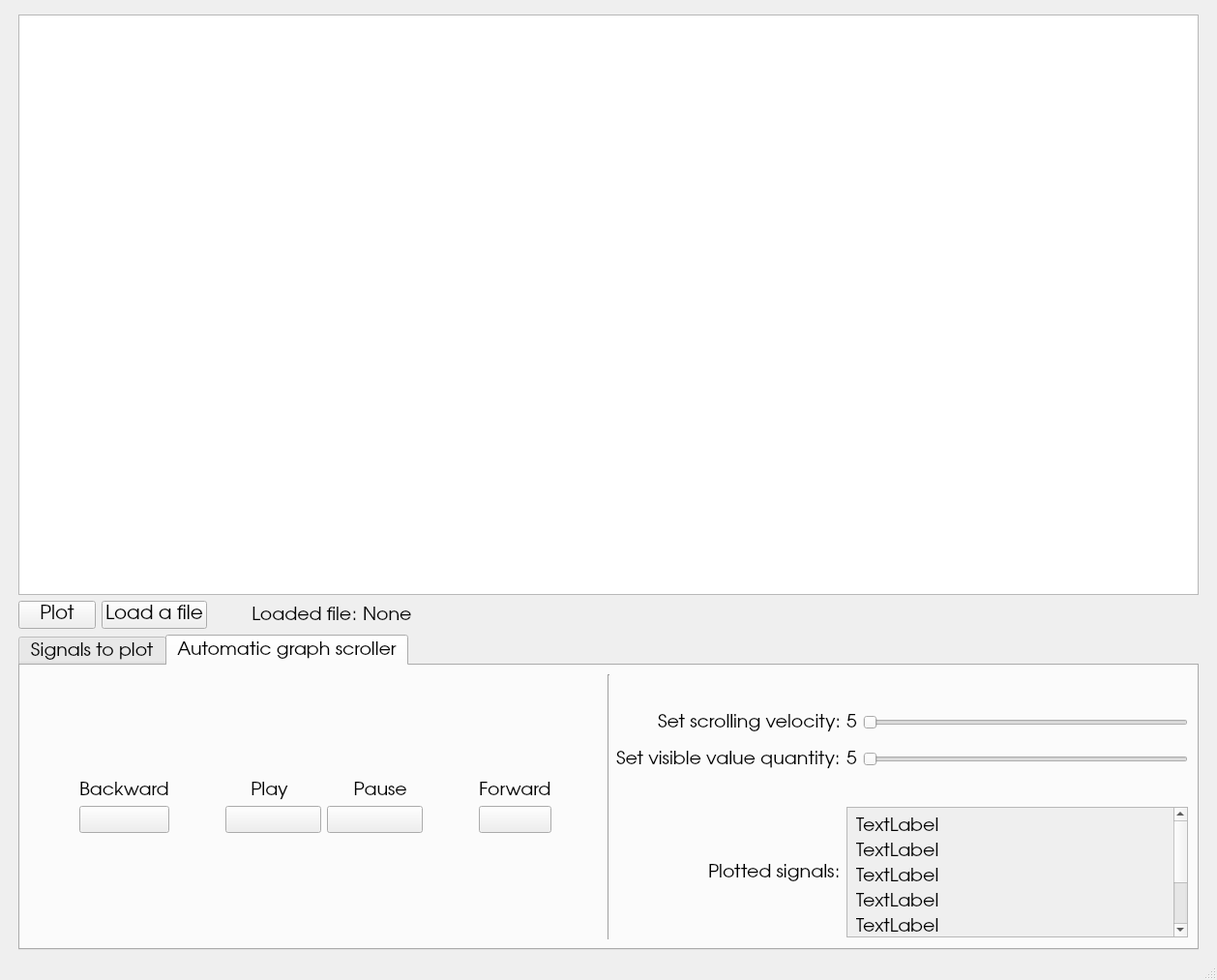
<?xml version="1.0" encoding="UTF-8"?>
<ui version="4.0">
 <class>MainWindow</class>
 <widget class="QMainWindow" name="MainWindow">
  <property name="geometry">
   <rect>
    <x>0</x>
    <y>0</y>
    <width>1258</width>
    <height>1013</height>
   </rect>
  </property>
  <property name="windowTitle">
   <string>MainWindow</string>
  </property>
  <widget class="QWidget" name="centralwidget">
   <layout class="QGridLayout" name="gridLayout">
    <item row="2" column="1">
     <layout class="QHBoxLayout" name="horizontalLayout">
      <item>
       <widget class="QPushButton" name="plot_button">
        <property name="font">
         <font>
          <family>URW Gothic</family>
          <pointsize>15</pointsize>
         </font>
        </property>
        <property name="text">
         <string>Plot</string>
        </property>
       </widget>
      </item>
      <item>
       <widget class="QPushButton" name="load_file_button">
        <property name="font">
         <font>
          <family>URW Gothic</family>
          <pointsize>15</pointsize>
         </font>
        </property>
        <property name="text">
         <string>Load a file</string>
        </property>
       </widget>
      </item>
      <item>
       <spacer name="horizontalSpacer_4">
        <property name="orientation">
         <enum>Qt::Horizontal</enum>
        </property>
        <property name="sizeType">
         <enum>QSizePolicy::Maximum</enum>
        </property>
        <property name="sizeHint" stdset="0">
         <size>
          <width>40</width>
          <height>20</height>
         </size>
        </property>
       </spacer>
      </item>
      <item>
       <widget class="QLabel" name="label">
        <property name="font">
         <font>
          <family>URW Gothic</family>
          <pointsize>14</pointsize>
         </font>
        </property>
        <property name="text">
         <string>Loaded file:</string>
        </property>
        <property name="alignment">
         <set>Qt::AlignRight|Qt::AlignTrailing|Qt::AlignVCenter</set>
        </property>
       </widget>
      </item>
      <item>
       <widget class="QLabel" name="loaded_file_name">
        <property name="font">
         <font>
          <family>URW Gothic</family>
          <pointsize>14</pointsize>
         </font>
        </property>
        <property name="text">
         <string>None</string>
        </property>
       </widget>
      </item>
      <item>
       <spacer name="horizontalSpacer_3">
        <property name="orientation">
         <enum>Qt::Horizontal</enum>
        </property>
        <property name="sizeHint" stdset="0">
         <size>
          <width>40</width>
          <height>20</height>
         </size>
        </property>
       </spacer>
      </item>
     </layout>
    </item>
    <item row="1" column="2">
     <spacer name="horizontalSpacer_11">
      <property name="orientation">
       <enum>Qt::Horizontal</enum>
      </property>
      <property name="sizeType">
       <enum>QSizePolicy::Minimum</enum>
      </property>
      <property name="sizeHint" stdset="0">
       <size>
        <width>10</width>
        <height>19</height>
       </size>
      </property>
     </spacer>
    </item>
    <item row="0" column="1">
     <spacer name="verticalSpacer_9">
      <property name="orientation">
       <enum>Qt::Vertical</enum>
      </property>
      <property name="sizeType">
       <enum>QSizePolicy::Minimum</enum>
      </property>
      <property name="sizeHint" stdset="0">
       <size>
        <width>20</width>
        <height>6</height>
       </size>
      </property>
     </spacer>
    </item>
    <item row="3" column="1">
     <widget class="QTabWidget" name="tabWidget">
      <property name="minimumSize">
       <size>
        <width>1064</width>
        <height>255</height>
       </size>
      </property>
      <property name="font">
       <font>
        <family>URW Gothic</family>
        <pointsize>14</pointsize>
       </font>
      </property>
      <property name="toolTip">
       <string>&lt;html&gt;&lt;head/&gt;&lt;body&gt;&lt;p&gt;&lt;br/&gt;&lt;/p&gt;&lt;/body&gt;&lt;/html&gt;</string>
      </property>
      <property name="currentIndex">
       <number>1</number>
      </property>
      <widget class="QWidget" name="tab">
       <property name="font">
        <font>
         <family>URW Gothic</family>
         <pointsize>12</pointsize>
         <weight>50</weight>
         <italic>false</italic>
         <bold>false</bold>
         <underline>false</underline>
         <stylestrategy>PreferDefault</stylestrategy>
         <kerning>true</kerning>
        </font>
       </property>
       <attribute name="title">
        <string>Signals to plot</string>
       </attribute>
       <widget class="QWidget" name="layoutWidget">
        <property name="geometry">
         <rect>
          <x>10</x>
          <y>10</y>
          <width>1041</width>
          <height>203</height>
         </rect>
        </property>
        <layout class="QGridLayout" name="gridLayout_2">
         <item row="4" column="7" alignment="Qt::AlignHCenter">
          <widget class="QCheckBox" name="checkBox_7">
           <property name="text">
            <string>Signal7</string>
           </property>
          </widget>
         </item>
         <item row="1" column="2" alignment="Qt::AlignHCenter|Qt::AlignBottom">
          <widget class="QLabel" name="label_4">
           <property name="text">
            <string>Column:</string>
           </property>
          </widget>
         </item>
         <item row="1" column="4">
          <spacer name="horizontalSpacer_5">
           <property name="orientation">
            <enum>Qt::Horizontal</enum>
           </property>
           <property name="sizeType">
            <enum>QSizePolicy::Maximum</enum>
           </property>
           <property name="sizeHint" stdset="0">
            <size>
             <width>82</width>
             <height>20</height>
            </size>
           </property>
          </spacer>
         </item>
         <item row="5" column="11">
          <widget class="QCheckBox" name="checkBox_9">
           <property name="text">
            <string>Show/Hide all available</string>
           </property>
          </widget>
         </item>
         <item row="4" column="9">
          <widget class="QFrame" name="frame_7">
           <property name="minimumSize">
            <size>
             <width>30</width>
             <height>30</height>
            </size>
           </property>
           <property name="styleSheet">
            <string notr="true">background-color: rgb(14, 255, 0);</string>
           </property>
           <property name="frameShape">
            <enum>QFrame::StyledPanel</enum>
           </property>
           <property name="frameShadow">
            <enum>QFrame::Raised</enum>
           </property>
          </widget>
         </item>
         <item row="3" column="0" alignment="Qt::AlignHCenter">
          <widget class="QCheckBox" name="checkBox_2">
           <property name="text">
            <string>Signal2</string>
           </property>
          </widget>
         </item>
         <item row="3" column="8">
          <widget class="QComboBox" name="comboBox_6"/>
         </item>
         <item row="2" column="7" alignment="Qt::AlignHCenter">
          <widget class="QCheckBox" name="checkBox_5">
           <property name="text">
            <string>Signal5</string>
           </property>
          </widget>
         </item>
         <item row="1" column="0" alignment="Qt::AlignHCenter|Qt::AlignBottom">
          <widget class="QLabel" name="label_3">
           <property name="text">
            <string>Show/Hidden:</string>
           </property>
          </widget>
         </item>
         <item row="5" column="3">
          <widget class="QFrame" name="frame_4">
           <property name="minimumSize">
            <size>
             <width>30</width>
             <height>30</height>
            </size>
           </property>
           <property name="styleSheet">
            <string notr="true">background-color: rgb(246, 211, 45);</string>
           </property>
           <property name="frameShape">
            <enum>QFrame::StyledPanel</enum>
           </property>
           <property name="frameShadow">
            <enum>QFrame::Raised</enum>
           </property>
          </widget>
         </item>
         <item row="4" column="0" alignment="Qt::AlignHCenter">
          <widget class="QCheckBox" name="checkBox_3">
           <property name="text">
            <string>Signal3</string>
           </property>
          </widget>
         </item>
         <item row="2" column="3">
          <widget class="QFrame" name="frame">
           <property name="minimumSize">
            <size>
             <width>30</width>
             <height>30</height>
            </size>
           </property>
           <property name="styleSheet">
            <string notr="true">background-color: rgb(224, 27, 36);</string>
           </property>
           <property name="frameShape">
            <enum>QFrame::StyledPanel</enum>
           </property>
           <property name="frameShadow">
            <enum>QFrame::Raised</enum>
           </property>
          </widget>
         </item>
         <item row="1" column="7" alignment="Qt::AlignBottom">
          <widget class="QLabel" name="label_5">
           <property name="text">
            <string>Show/Hidden:</string>
           </property>
          </widget>
         </item>
         <item row="4" column="3">
          <widget class="QFrame" name="frame_3">
           <property name="minimumSize">
            <size>
             <width>30</width>
             <height>30</height>
            </size>
           </property>
           <property name="styleSheet">
            <string notr="true">background-color: rgb(38, 162, 105);</string>
           </property>
           <property name="frameShape">
            <enum>QFrame::StyledPanel</enum>
           </property>
           <property name="frameShadow">
            <enum>QFrame::Raised</enum>
           </property>
          </widget>
         </item>
         <item row="4" column="8">
          <widget class="QComboBox" name="comboBox_7"/>
         </item>
         <item row="5" column="8">
          <widget class="QComboBox" name="comboBox_8"/>
         </item>
         <item row="5" column="7" alignment="Qt::AlignHCenter">
          <widget class="QCheckBox" name="checkBox_8">
           <property name="text">
            <string>Signal8</string>
           </property>
          </widget>
         </item>
         <item row="5" column="10">
          <spacer name="horizontalSpacer_6">
           <property name="orientation">
            <enum>Qt::Horizontal</enum>
           </property>
           <property name="sizeHint" stdset="0">
            <size>
             <width>40</width>
             <height>20</height>
            </size>
           </property>
          </spacer>
         </item>
         <item row="1" column="9">
          <spacer name="verticalSpacer">
           <property name="orientation">
            <enum>Qt::Vertical</enum>
           </property>
           <property name="sizeType">
            <enum>QSizePolicy::Maximum</enum>
           </property>
           <property name="sizeHint" stdset="0">
            <size>
             <width>20</width>
             <height>20</height>
            </size>
           </property>
          </spacer>
         </item>
         <item row="3" column="7" alignment="Qt::AlignHCenter">
          <widget class="QCheckBox" name="checkBox_6">
           <property name="text">
            <string>Signal6</string>
           </property>
          </widget>
         </item>
         <item row="2" column="9">
          <widget class="QFrame" name="frame_5">
           <property name="minimumSize">
            <size>
             <width>30</width>
             <height>30</height>
            </size>
           </property>
           <property name="styleSheet">
            <string notr="true">background-color: rgb(255, 120, 0);</string>
           </property>
           <property name="frameShape">
            <enum>QFrame::StyledPanel</enum>
           </property>
           <property name="frameShadow">
            <enum>QFrame::Raised</enum>
           </property>
          </widget>
         </item>
         <item row="2" column="8">
          <widget class="QComboBox" name="comboBox_5"/>
         </item>
         <item row="5" column="2">
          <widget class="QComboBox" name="comboBox_4"/>
         </item>
         <item row="2" column="0" alignment="Qt::AlignHCenter">
          <widget class="QCheckBox" name="checkBox">
           <property name="text">
            <string>Signal1</string>
           </property>
          </widget>
         </item>
         <item row="3" column="9">
          <widget class="QFrame" name="frame_6">
           <property name="minimumSize">
            <size>
             <width>30</width>
             <height>30</height>
            </size>
           </property>
           <property name="styleSheet">
            <string notr="true">background-color: rgb(145, 65, 172);</string>
           </property>
           <property name="frameShape">
            <enum>QFrame::StyledPanel</enum>
           </property>
           <property name="frameShadow">
            <enum>QFrame::Raised</enum>
           </property>
          </widget>
         </item>
         <item row="2" column="5">
          <spacer name="horizontalSpacer">
           <property name="orientation">
            <enum>Qt::Horizontal</enum>
           </property>
           <property name="sizeType">
            <enum>QSizePolicy::Ignored</enum>
           </property>
           <property name="sizeHint" stdset="0">
            <size>
             <width>40</width>
             <height>20</height>
            </size>
           </property>
          </spacer>
         </item>
         <item row="2" column="2">
          <widget class="QComboBox" name="comboBox"/>
         </item>
         <item row="5" column="0" alignment="Qt::AlignHCenter">
          <widget class="QCheckBox" name="checkBox_4">
           <property name="text">
            <string>Signal4</string>
           </property>
          </widget>
         </item>
         <item row="5" column="9">
          <widget class="QFrame" name="frame_8">
           <property name="minimumSize">
            <size>
             <width>30</width>
             <height>30</height>
            </size>
           </property>
           <property name="styleSheet">
            <string notr="true">background-color: rgb(71, 195, 167);</string>
           </property>
           <property name="frameShape">
            <enum>QFrame::StyledPanel</enum>
           </property>
           <property name="frameShadow">
            <enum>QFrame::Raised</enum>
           </property>
          </widget>
         </item>
         <item row="3" column="3">
          <widget class="QFrame" name="frame_2">
           <property name="minimumSize">
            <size>
             <width>30</width>
             <height>30</height>
            </size>
           </property>
           <property name="styleSheet">
            <string notr="true">background-color: rgb(26, 95, 180);</string>
           </property>
           <property name="frameShape">
            <enum>QFrame::StyledPanel</enum>
           </property>
           <property name="frameShadow">
            <enum>QFrame::Raised</enum>
           </property>
          </widget>
         </item>
         <item row="1" column="8" alignment="Qt::AlignHCenter|Qt::AlignBottom">
          <widget class="QLabel" name="label_6">
           <property name="text">
            <string>Column:</string>
           </property>
          </widget>
         </item>
         <item row="3" column="2">
          <widget class="QComboBox" name="comboBox_2"/>
         </item>
         <item row="4" column="2">
          <widget class="QComboBox" name="comboBox_3"/>
         </item>
         <item row="5" column="12">
          <spacer name="horizontalSpacer_2">
           <property name="orientation">
            <enum>Qt::Horizontal</enum>
           </property>
           <property name="sizeHint" stdset="0">
            <size>
             <width>40</width>
             <height>20</height>
            </size>
           </property>
          </spacer>
         </item>
        </layout>
       </widget>
      </widget>
      <widget class="QWidget" name="tab_2">
       <attribute name="title">
        <string>Automatic graph scroller</string>
       </attribute>
       <layout class="QGridLayout" name="gridLayout_4">
        <item row="0" column="2">
         <layout class="QGridLayout" name="gridLayout_5">
          <item row="1" column="3">
           <layout class="QHBoxLayout" name="horizontalLayout_4">
            <item alignment="Qt::AlignHCenter">
             <widget class="QLabel" name="label_31">
              <property name="text">
               <string>5</string>
              </property>
             </widget>
            </item>
            <item>
             <widget class="QSlider" name="horizontalSlider_4">
              <property name="orientation">
               <enum>Qt::Horizontal</enum>
              </property>
             </widget>
            </item>
           </layout>
          </item>
          <item row="5" column="2">
           <spacer name="verticalSpacer_7">
            <property name="orientation">
             <enum>Qt::Vertical</enum>
            </property>
            <property name="sizeType">
             <enum>QSizePolicy::Minimum</enum>
            </property>
            <property name="sizeHint" stdset="0">
             <size>
              <width>20</width>
              <height>33</height>
             </size>
            </property>
           </spacer>
          </item>
          <item row="4" column="3">
           <layout class="QHBoxLayout" name="horizontalLayout_2">
            <item alignment="Qt::AlignHCenter">
             <widget class="QLabel" name="label_12">
              <property name="text">
               <string>5</string>
              </property>
             </widget>
            </item>
            <item>
             <widget class="QSlider" name="horizontalSlider_3">
              <property name="orientation">
               <enum>Qt::Horizontal</enum>
              </property>
             </widget>
            </item>
           </layout>
          </item>
          <item row="2" column="2">
           <spacer name="verticalSpacer_5">
            <property name="orientation">
             <enum>Qt::Vertical</enum>
            </property>
            <property name="sizeHint" stdset="0">
             <size>
              <width>20</width>
              <height>40</height>
             </size>
            </property>
           </spacer>
          </item>
          <item row="7" column="2">
           <spacer name="verticalSpacer_6">
            <property name="orientation">
             <enum>Qt::Vertical</enum>
            </property>
            <property name="sizeHint" stdset="0">
             <size>
              <width>20</width>
              <height>40</height>
             </size>
            </property>
           </spacer>
          </item>
          <item row="6" column="3">
           <widget class="QScrollArea" name="scrollArea">
            <property name="widgetResizable">
             <bool>true</bool>
            </property>
            <widget class="QWidget" name="scrollAreaWidgetContents_2">
             <property name="geometry">
              <rect>
               <x>0</x>
               <y>0</y>
               <width>329</width>
               <height>222</height>
              </rect>
             </property>
             <layout class="QGridLayout" name="gridLayout_7">
              <item row="0" column="0">
               <layout class="QVBoxLayout" name="verticalLayout_3">
                <item>
                 <widget class="QLabel" name="label_21">
                  <property name="text">
                   <string>TextLabel</string>
                  </property>
                 </widget>
                </item>
                <item>
                 <widget class="QLabel" name="label_22">
                  <property name="text">
                   <string>TextLabel</string>
                  </property>
                 </widget>
                </item>
                <item>
                 <widget class="QLabel" name="label_23">
                  <property name="text">
                   <string>TextLabel</string>
                  </property>
                 </widget>
                </item>
                <item>
                 <widget class="QLabel" name="label_24">
                  <property name="text">
                   <string>TextLabel</string>
                  </property>
                 </widget>
                </item>
                <item>
                 <widget class="QLabel" name="label_25">
                  <property name="text">
                   <string>TextLabel</string>
                  </property>
                 </widget>
                </item>
                <item>
                 <widget class="QLabel" name="label_26">
                  <property name="text">
                   <string>TextLabel</string>
                  </property>
                 </widget>
                </item>
                <item>
                 <widget class="QLabel" name="label_27">
                  <property name="text">
                   <string>TextLabel</string>
                  </property>
                 </widget>
                </item>
                <item>
                 <widget class="QLabel" name="label_28">
                  <property name="text">
                   <string>TextLabel</string>
                  </property>
                 </widget>
                </item>
               </layout>
              </item>
             </layout>
            </widget>
           </widget>
          </item>
          <item row="6" column="2" alignment="Qt::AlignRight">
           <widget class="QLabel" name="label_9">
            <property name="text">
             <string>Plotted signals:</string>
            </property>
           </widget>
          </item>
          <item row="0" column="2">
           <spacer name="verticalSpacer_3">
            <property name="orientation">
             <enum>Qt::Vertical</enum>
            </property>
            <property name="sizeType">
             <enum>QSizePolicy::Minimum</enum>
            </property>
            <property name="sizeHint" stdset="0">
             <size>
              <width>20</width>
              <height>40</height>
             </size>
            </property>
           </spacer>
          </item>
          <item row="1" column="2" alignment="Qt::AlignRight">
           <widget class="QLabel" name="label_2">
            <property name="text">
             <string>Set scrolling velocity:</string>
            </property>
           </widget>
          </item>
          <item row="4" column="2">
           <widget class="QLabel" name="label_10">
            <property name="text">
             <string>Set visible value quantity:</string>
            </property>
           </widget>
          </item>
          <item row="3" column="2">
           <spacer name="verticalSpacer_8">
            <property name="orientation">
             <enum>Qt::Vertical</enum>
            </property>
            <property name="sizeType">
             <enum>QSizePolicy::Minimum</enum>
            </property>
            <property name="sizeHint" stdset="0">
             <size>
              <width>20</width>
              <height>10</height>
             </size>
            </property>
           </spacer>
          </item>
         </layout>
        </item>
        <item row="0" column="0">
         <layout class="QGridLayout" name="gridLayout_3">
          <item row="0" column="1">
           <spacer name="verticalSpacer_4">
            <property name="orientation">
             <enum>Qt::Vertical</enum>
            </property>
            <property name="sizeHint" stdset="0">
             <size>
              <width>20</width>
              <height>40</height>
             </size>
            </property>
           </spacer>
          </item>
          <item row="5" column="1">
           <spacer name="verticalSpacer_2">
            <property name="orientation">
             <enum>Qt::Vertical</enum>
            </property>
            <property name="sizeHint" stdset="0">
             <size>
              <width>20</width>
              <height>40</height>
             </size>
            </property>
           </spacer>
          </item>
          <item row="4" column="5">
           <layout class="QVBoxLayout" name="verticalLayout_6">
            <item>
             <widget class="QLabel" name="label_7">
              <property name="font">
               <font>
                <family>URW Gothic</family>
                <pointsize>14</pointsize>
               </font>
              </property>
              <property name="text">
               <string>Forward</string>
              </property>
             </widget>
            </item>
            <item>
             <widget class="QPushButton" name="forward_button">
              <property name="text">
               <string/>
              </property>
              <property name="icon">
               <iconset>
                <normaloff>next-button.png</normaloff>next-button.png</iconset>
              </property>
             </widget>
            </item>
           </layout>
          </item>
          <item row="4" column="0">
           <spacer name="horizontalSpacer_7">
            <property name="orientation">
             <enum>Qt::Horizontal</enum>
            </property>
            <property name="sizeHint" stdset="0">
             <size>
              <width>40</width>
              <height>20</height>
             </size>
            </property>
           </spacer>
          </item>
          <item row="4" column="2">
           <spacer name="horizontalSpacer_9">
            <property name="orientation">
             <enum>Qt::Horizontal</enum>
            </property>
            <property name="sizeHint" stdset="0">
             <size>
              <width>40</width>
              <height>20</height>
             </size>
            </property>
           </spacer>
          </item>
          <item row="4" column="7">
           <spacer name="horizontalSpacer_8">
            <property name="orientation">
             <enum>Qt::Horizontal</enum>
            </property>
            <property name="sizeHint" stdset="0">
             <size>
              <width>40</width>
              <height>20</height>
             </size>
            </property>
           </spacer>
          </item>
          <item row="4" column="3">
           <layout class="QVBoxLayout" name="verticalLayout_4">
            <item>
             <widget class="QLabel" name="label_30">
              <property name="font">
               <font>
                <family>URW Gothic</family>
                <pointsize>14</pointsize>
               </font>
              </property>
              <property name="text">
               <string>     Play             Pause   </string>
              </property>
             </widget>
            </item>
            <item>
             <layout class="QHBoxLayout" name="horizontalLayout_3">
              <item>
               <widget class="QPushButton" name="play_button">
                <property name="text">
                 <string/>
                </property>
                <property name="icon">
                 <iconset>
                  <normaloff>next.png</normaloff>next.png</iconset>
                </property>
               </widget>
              </item>
              <item>
               <widget class="QPushButton" name="pause_button">
                <property name="text">
                 <string/>
                </property>
                <property name="icon">
                 <iconset>
                  <normaloff>pause.png</normaloff>pause.png</iconset>
                </property>
               </widget>
              </item>
             </layout>
            </item>
           </layout>
          </item>
          <item row="4" column="4">
           <spacer name="horizontalSpacer_10">
            <property name="orientation">
             <enum>Qt::Horizontal</enum>
            </property>
            <property name="sizeHint" stdset="0">
             <size>
              <width>40</width>
              <height>20</height>
             </size>
            </property>
           </spacer>
          </item>
          <item row="4" column="1">
           <layout class="QVBoxLayout" name="verticalLayout_5">
            <item>
             <widget class="QLabel" name="label_29">
              <property name="font">
               <font>
                <family>URW Gothic</family>
                <pointsize>14</pointsize>
               </font>
              </property>
              <property name="text">
               <string>Backward</string>
              </property>
             </widget>
            </item>
            <item>
             <widget class="QPushButton" name="back_button">
              <property name="layoutDirection">
               <enum>Qt::LeftToRight</enum>
              </property>
              <property name="text">
               <string/>
              </property>
              <property name="icon">
               <iconset>
                <normaloff>next-button_Rotated.png</normaloff>next-button_Rotated.png</iconset>
              </property>
             </widget>
            </item>
           </layout>
          </item>
         </layout>
        </item>
        <item row="0" column="1">
         <widget class="Line" name="line">
          <property name="orientation">
           <enum>Qt::Vertical</enum>
          </property>
         </widget>
        </item>
       </layout>
      </widget>
     </widget>
    </item>
    <item row="1" column="1">
     <widget class="PlotWidget" name="graphicsView">
      <property name="sizePolicy">
       <sizepolicy hsizetype="Expanding" vsizetype="Expanding">
        <horstretch>0</horstretch>
        <verstretch>0</verstretch>
       </sizepolicy>
      </property>
      <property name="minimumSize">
       <size>
        <width>0</width>
        <height>600</height>
       </size>
      </property>
      <property name="font">
       <font>
        <family>URW Gothic</family>
       </font>
      </property>
      <property name="cursor" stdset="0">
       <cursorShape>CrossCursor</cursorShape>
      </property>
     </widget>
    </item>
    <item row="1" column="0">
     <spacer name="horizontalSpacer_12">
      <property name="orientation">
       <enum>Qt::Horizontal</enum>
      </property>
      <property name="sizeType">
       <enum>QSizePolicy::Minimum</enum>
      </property>
      <property name="sizeHint" stdset="0">
       <size>
        <width>10</width>
        <height>20</height>
       </size>
      </property>
     </spacer>
    </item>
   </layout>
  </widget>
  <widget class="QMenuBar" name="menubar">
   <property name="geometry">
    <rect>
     <x>0</x>
     <y>0</y>
     <width>1258</width>
     <height>22</height>
    </rect>
   </property>
  </widget>
  <widget class="QStatusBar" name="statusbar"/>
 </widget>
 <customwidgets>
  <customwidget>
   <class>PlotWidget</class>
   <extends>QGraphicsView</extends>
   <header>pyqtgraph</header>
  </customwidget>
 </customwidgets>
 <resources/>
 <connections/>
</ui>
